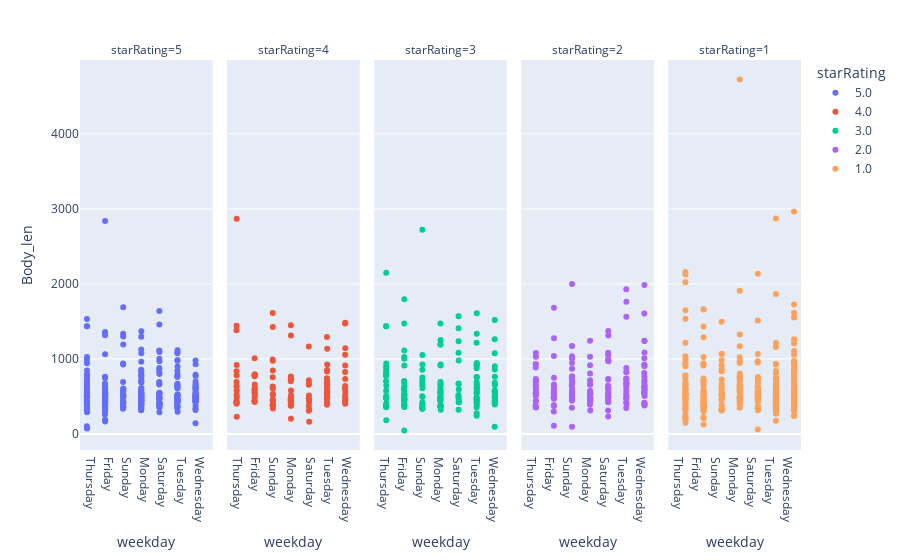

Notebook code cell kept with this figure:
### Code cell
import plotly.express as px

df = px.data.tips()
fig = px.strip(data, x="weekday", y="Body_len", color="starRating", facet_col="starRating", category_orders= {"starRating":[5,4,3,2,1]})
fig.show()

### Figure 1 — Plotly figure (JSON) as saved in the notebook; plotly's stock layout.template omitted (floating-point values rounded to 4 significant figures; data arrays with more than 128 entries replaced by an {"elided": "..."} marker saying what was removed)
{"data": [{"alignmentgroup": "True", "boxpoints": "all", "fillcolor": "rgba(255,255,255,0)", "hoveron": "points", "hovertemplate": "starRating=5.0<br>weekday=%{x}<br>Body_len=%{y}<extra></extra>", "legendgroup": "5.0", "line": {"color": "rgba(255,255,255,0)"}, "marker": {"color": "#636efa"}, "name": "5.0", "offsetgroup": "5.0", "orientation": "v", "pointpos": 0, "showlegend": true, "type": "box", "x": {"elided": "260 str values"}, "x0": " ", "xaxis": "x", "y": {"elided": "260 int values"}, "y0": " ", "yaxis": "y"}, {"alignmentgroup": "True", "boxpoints": "all", "fillcolor": "rgba(255,255,255,0)", "hoveron": "points", "hovertemplate": "starRating=4.0<br>weekday=%{x}<br>Body_len=%{y}<extra></extra>", "legendgroup": "4.0", "line": {"color": "rgba(255,255,255,0)"}, "marker": {"color": "#EF553B"}, "name": "4.0", "offsetgroup": "4.0", "orientation": "v", "pointpos": 0, "showlegend": true, "type": "box", "x": ["Monday", "Thursday", "Sunday", "Wednesday", "Monday", "Saturday", "Sunday", "Thursday", "Thursday", "Thursday", "Saturday", "Wednesday", "Friday", "Friday", "Monday", "Saturday", "Monday", "Tuesday", "Thursday", "Wednesday", "Monday", "Sunday", "Wednesday", "Saturday", "Saturday", "Sunday", "Tuesday", "Thursday", "Wednesday", "Tuesday", "Thursday", "Monday", "Monday", "Wednesday", "Saturday", "Monday", "Saturday", "Tuesday", "Monday", "Tuesday", "Sunday", "Tuesday", "Tuesday", "Thursday", "Tuesday", "Thursday", "Sunday", "Friday", "Thursday", "Tuesday", "Thursday", "Friday", "Wednesday", "Thursday", "Friday", "Wednesday", "Sunday", "Monday", "Saturday", "Friday", "Tuesday", "Sunday", "Thursday", "Saturday", "Wednesday", "Wednesday", "Sunday", "Wednesday", "Saturday", "Friday", "Tuesday", "Saturday", "Tuesday", "Friday", "Friday", "Sunday", "Sunday", "Monday", "Tuesday", "Sunday", "Monday", "Monday", "Tuesday", "Sunday", "Tuesday", "Wednesday", "Saturday", "Friday", "Friday", "Tuesday", "Friday", "Tuesday", "Sunday", "Wednesday", "Monday", "Tuesday", "Tuesday", "Friday", "Friday", "Monday", "Sunday", "Sunday", "Friday", "Thursday", "Thursday", "Sunday", "Saturday", "Monday", "Sunday", "Monday", "Wednesday", "Tuesday", "Tuesday", "Monday", "Wednesday", "Monday", "Friday", "Thursday", "Monday", "Wednesday", "Monday", "Monday"], "x0": " ", "xaxis": "x2", "y": [202, 230, 844, 638, 728, 428, 976, 420, 1441, 2868, 1164, 1473, 783, 778, 703, 163, 748, 927, 836, 1143, 1450, 1613, 1483, 673, 655, 991, 1136, 578, 1055, 851, 918, 729, 766, 734, 716, 1312, 310, 661, 391, 533, 523, 1291, 668, 635, 563, 780, 756, 512, 403, 705, 692, 795, 451, 1381, 444, 620, 447, 578, 453, 552, 556, 1427, 519, 455, 558, 436, 633, 600, 512, 611, 485, 475, 742, 577, 659, 388, 457, 468, 539, 531, 422, 469, 462, 605, 587, 827, 376, 768, 591, 418, 440, 503, 388, 475, 437, 619, 680, 427, 1008, 377, 386, 444, 486, 421, 492, 377, 322, 462, 340, 378, 913, 389, 833, 454, 513, 392, 543, 447, 484, 403, 515, 452], "y0": " ", "yaxis": "y2"}, {"alignmentgroup": "True", "boxpoints": "all", "fillcolor": "rgba(255,255,255,0)", "hoveron": "points", "hovertemplate": "starRating=3.0<br>weekday=%{x}<br>Body_len=%{y}<extra></extra>", "legendgroup": "3.0", "line": {"color": "rgba(255,255,255,0)"}, "marker": {"color": "#00cc96"}, "name": "3.0", "offsetgroup": "3.0", "orientation": "v", "pointpos": 0, "showlegend": true, "type": "box", "x": {"elided": "166 str values"}, "x0": " ", "xaxis": "x3", "y": {"elided": "166 int values"}, "y0": " ", "yaxis": "y3"}, {"alignmentgroup": "True", "boxpoints": "all", "fillcolor": "rgba(255,255,255,0)", "hoveron": "points", "hovertemplate": "starRating=2.0<br>weekday=%{x}<br>Body_len=%{y}<extra></extra>", "legendgroup": "2.0", "line": {"color": "rgba(255,255,255,0)"}, "marker": {"color": "#ab63fa"}, "name": "2.0", "offsetgroup": "2.0", "orientation": "v", "pointpos": 0, "showlegend": true, "type": "box", "x": {"elided": "158 str values"}, "x0": " ", "xaxis": "x4", "y": {"elided": "158 int values"}, "y0": " ", "yaxis": "y4"}, {"alignmentgroup": "True", "boxpoints": "all", "fillcolor": "rgba(255,255,255,0)", "hoveron": "points", "hovertemplate": "starRating=1.0<br>weekday=%{x}<br>Body_len=%{y}<extra></extra>", "legendgroup": "1.0", "line": {"color": "rgba(255,255,255,0)"}, "marker": {"color": "#FFA15A"}, "name": "1.0", "offsetgroup": "1.0", "orientation": "v", "pointpos": 0, "showlegend": true, "type": "box", "x": {"elided": "280 str values"}, "x0": " ", "xaxis": "x5", "y": {"elided": "280 int values"}, "y0": " ", "yaxis": "y5"}], "layout": {"annotations": [{"font": {}, "showarrow": false, "text": "starRating=5", "x": 0.092, "xanchor": "center", "xref": "paper", "y": 1, "yanchor": "bottom", "yref": "paper"}, {"font": {}, "showarrow": false, "text": "starRating=4", "x": 0.296, "xanchor": "center", "xref": "paper", "y": 1, "yanchor": "bottom", "yref": "paper"}, {"font": {}, "showarrow": false, "text": "starRating=3", "x": 0.5, "xanchor": "center", "xref": "paper", "y": 1, "yanchor": "bottom", "yref": "paper"}, {"font": {}, "showarrow": false, "text": "starRating=2", "x": 0.704, "xanchor": "center", "xref": "paper", "y": 1, "yanchor": "bottom", "yref": "paper"}, {"font": {}, "showarrow": false, "text": "starRating=1", "x": 0.908, "xanchor": "center", "xref": "paper", "y": 1, "yanchor": "bottom", "yref": "paper"}], "boxmode": "group", "legend": {"title": {"text": "starRating"}, "tracegroupgap": 0}, "margin": {"t": 60}, "xaxis": {"anchor": "y", "domain": [0, 0.184], "title": {"text": "weekday"}}, "xaxis2": {"anchor": "y2", "domain": [0.204, 0.388], "matches": "x", "title": {"text": "weekday"}}, "xaxis3": {"anchor": "y3", "domain": [0.408, 0.592], "matches": "x", "title": {"text": "weekday"}}, "xaxis4": {"anchor": "y4", "domain": [0.612, 0.796], "matches": "x", "title": {"text": "weekday"}}, "xaxis5": {"anchor": "y5", "domain": [0.816, 1], "matches": "x", "title": {"text": "weekday"}}, "yaxis": {"anchor": "x", "domain": [0, 1], "title": {"text": "Body_len"}}, "yaxis2": {"anchor": "x2", "domain": [0, 1], "matches": "y", "showticklabels": false}, "yaxis3": {"anchor": "x3", "domain": [0, 1], "matches": "y", "showticklabels": false}, "yaxis4": {"anchor": "x4", "domain": [0, 1], "matches": "y", "showticklabels": false}, "yaxis5": {"anchor": "x5", "domain": [0, 1], "matches": "y", "showticklabels": false}}}
